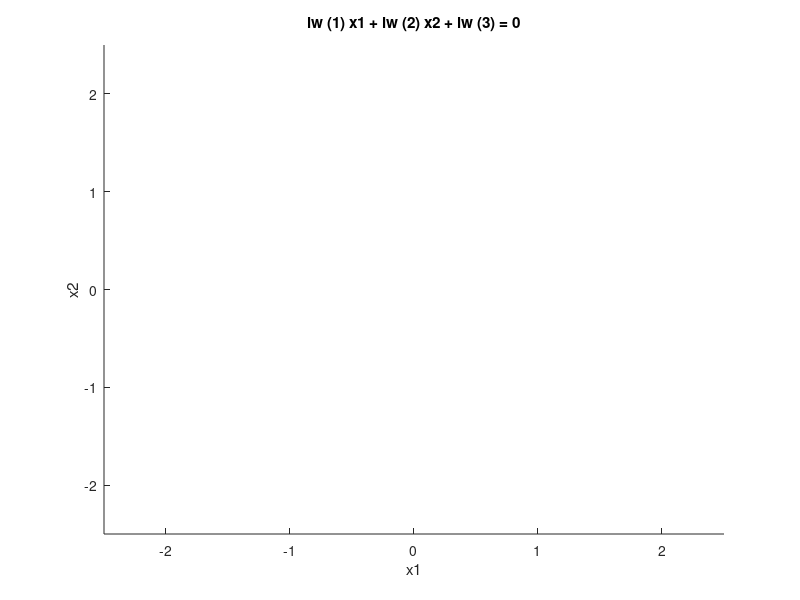

MATLAB code to generate this figure: (Note: this script raises an error after producing the figure.)
% 2.2
load('d2.mat');

% Compute the linear kernel weights for the data.
H = eye(3);
f = zeros(size(H,2),1);
b = -abs(Y);
A = -[diag(Y)*X Y];
lw = quadprog(H, f, A, b);
line = @(x1,x2) lw(1)*x1 + lw(2)*x2 + lw(3);

% Plot the linear kernel
figure(1);
e = ezplot(line, [-2.5 2.5 -2.5 2.5]);
set(e,'Color', 'black');
hold on

% Matrices for stroing data to plot.
xBelowC = [];
yBelowC = [];
xBelowW = [];
yBelowW = [];
xAboveC = [];
yAboveC = [];
xAboveW = [];
yAboveW = [];

margin = 1/sqrt(lw(1)^2 + lw(2)^2);
minAbove = 1000;
minBelow = 1000;

% Find support vectors and split points into correct set for plotting.
for i=1:size(Y,1)
    lineVal = line(X(i,1), X(i,2));
    xDist = abs(lw(1)*X(i,1) + lw(2)*X(i,2) + lw(3))/sqrt(lw(1)^2+lw(2)^2);
    xDist;
    if lineVal < 0
        if Y(i) == 1
            xBelowC = [xBelowC; X(i,:)];
            yBelowC = [yBelowC; Y(i)];
        else 
            xBelowW = [xBelowW; X(i,:)];
            yBelowW = [yBelowW; X(i,:)];
        end
        
        if xDist < minBelow
           minBelow = xDist;
           xSVBelow = X(i,:);
        end
    else
        if Y(i) == -1
            xAboveC = [xAboveC; X(i,:)];
            yAboveC = [yAboveC; Y(i)];
        else
            xAboveW = [xAboveW; X(i,:)];
            yAboveW = [yAboveW; Y(i)];
        end
        if xDist < minAbove
            minAbove = xDist;
            xSVAbove = X(i,:);
        end
    end
end

% Plot Correct and incorrect above and below the kernel line.
hold on
scatter(xBelowC(:,1), xBelowC(:,2), [], 'red', 'filled');
hold on
scatter(xBelowW(:,1), xBelowW(:,2), [], 'blue');
hold on
scatter(xAboveC(:,1), xAboveC(:,2), [], 'blue', 'filled');
hold on
scatter(xAboveW(:,1), xAboveW(:,2), [], 'red');
hold off

% Counters for cross-validation
lineQPT = 0;
lineSMOT = 0;
quadQPT = 0;
quadSMOT = 0;
rbfSMOT = 0;
rbfQPT = 0;
wLineQP = 0;
wLineSMO = 0;

% Cross-validation 5 random sets.
for i=1:5
    indices = randperm(size(Y,1));
    testIndices = indices(1:round(size(Y,1)/5));
    trainIndices = indices(round(size(Y,1)/5):end);
    
    xTrain = X(trainIndices, :);
    yTrain = Y(trainIndices, :);
    xTest = X(testIndices, :);
    yTest = Y(testIndices, :);


    tic
    svmStruct = svmtrain(xTrain, yTrain, 'kernel_function', 'linear', 'method', 'QP');
    group = svmclassify(svmStruct, xTest);
    wLineQP = wLineQP + sum(not(group == yTest));
    lineQPT = toc + lineQPT;
    
    tic;
    svmStruct = svmtrain(xTrain, yTrain, 'kernel_function', 'linear', 'method', 'SMO');
    group = svmclassify(svmStruct, xTest);
    wLineSMO = wLineSMO + sum(not(group == yTest));
    lineSMOT = toc + lineSMOT;


    tic;
    svmStruct = svmtrain(xTrain, yTrain, 'kernel_function', 'quadratic', 'method', 'QP');
    group = svmclassify(svmStruct, xTest);
    sum(not(group == yTest));
    quadQPT =toc + quadQPT;
    
    
    tic;
    svmStruct = svmtrain(xTrain, yTrain, 'kernel_function', 'quadratic', 'method', 'SMO');
    group = svmclassify(svmStruct, xTest);
    sum(not(group == yTest));
    quadSMOT = toc + quadSMOT;
    
    
    tic;
    svmStruct = svmtrain(xTrain, yTrain, 'kernel_function', 'rbf', 'method', 'QP');
    group = svmclassify(svmStruct, xTest);
    sum(not(group == yTest));
    rbfQPT = toc + rbfQPT;
    
    
    tic;
    svmStruct = svmtrain(xTrain, yTrain, 'kernel_function', 'rbf', 'method', 'SMO');
    group = svmclassify(svmStruct, xTest);
    sum(not(group == yTest));
    rbfSMOT = toc + rbfSMOT;
    
end
% Incorrect class. % for linear kernel with opt. method QP
wLineQPproc = wLineQP / (size(yTest,1)*5) 
% Incorrect class. % for linear kernel with opt. method SMO
wLineSMOproc = wLineQP / (size(yTest,1)*5)
%Similar print can be done for all SVMs above.
